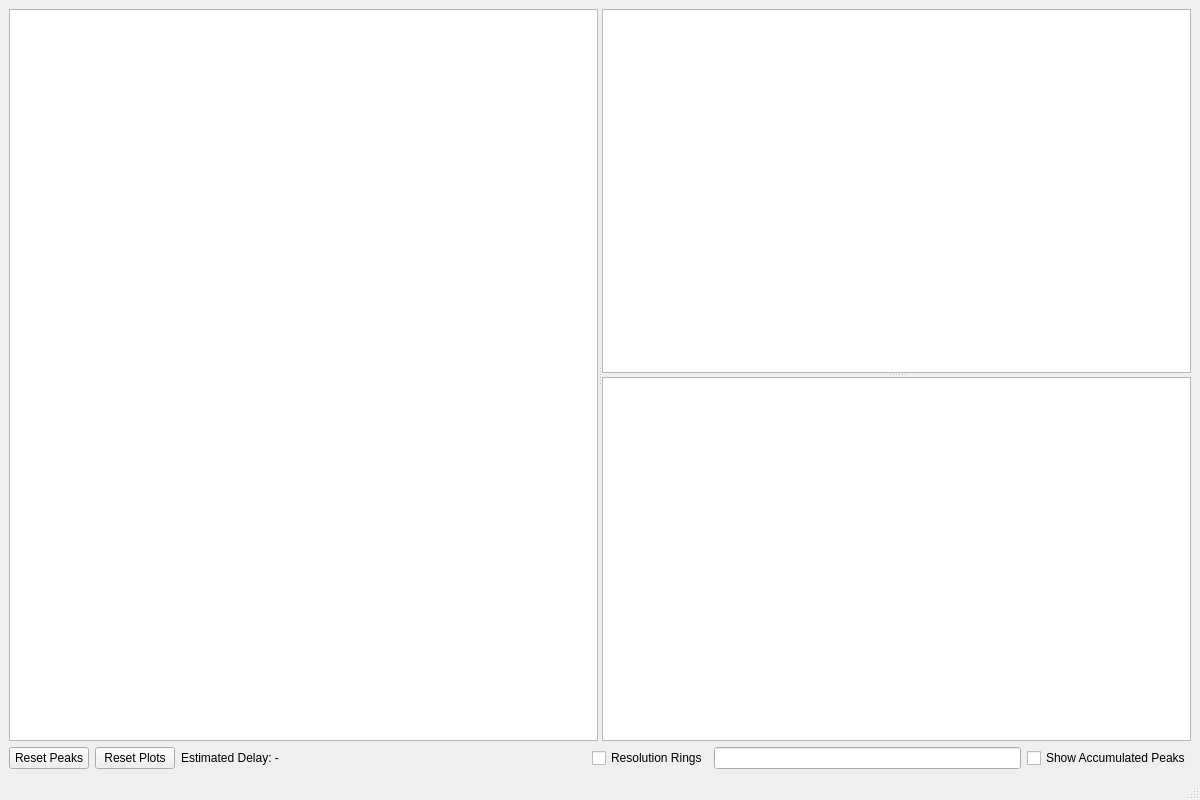
<?xml version="1.0" encoding="UTF-8"?>
<ui version="4.0">
 <class>MainWindow</class>
 <widget class="QMainWindow" name="MainWindow">
  <property name="geometry">
   <rect>
    <x>0</x>
    <y>0</y>
    <width>1200</width>
    <height>800</height>
   </rect>
  </property>
  <property name="windowTitle">
   <string>OnDA Crystallography</string>
  </property>
  <widget class="QWidget" name="centralwidget">
   <layout class="QGridLayout" name="gridLayout">
    <item row="0" column="0">
     <layout class="QVBoxLayout" name="verticalLayout0">
      <item>
       <widget class="QSplitter" name="splitter0">
        <property name="sizePolicy">
         <sizepolicy hsizetype="Expanding" vsizetype="Preferred">
          <horstretch>0</horstretch>
          <verstretch>1</verstretch>
         </sizepolicy>
        </property>
        <property name="orientation">
         <enum>Qt::Horizontal</enum>
        </property>
        <widget class="ImageView" name="imageView"/>
        <widget class="QSplitter" name="splitter1">
         <property name="orientation">
          <enum>Qt::Vertical</enum>
         </property>
         <widget class="PlotWidget" name="hitRatePlotWidget"/>
         <widget class="PlotWidget" name="saturationPlotViewer"/>
        </widget>
       </widget>
      </item>
      <item>
       <layout class="QHBoxLayout" name="horizontalLayout0">
        <item>
         <widget class="QPushButton" name="resetPeaksButton">
          <property name="text">
           <string>Reset Peaks</string>
          </property>
         </widget>
        </item>
        <item>
         <widget class="QPushButton" name="resetPlotsButton">
          <property name="text">
           <string>Reset Plots</string>
          </property>
         </widget>
        </item>
        <item>
         <widget class="QLabel" name="delayLabel">
          <property name="text">
           <string>Estimated Delay: -</string>
          </property>
         </widget>
        </item>
        <item>
         <spacer name="horizontalSpacer">
          <property name="orientation">
           <enum>Qt::Horizontal</enum>
          </property>
          <property name="sizeHint" stdset="0">
           <size>
            <width>40</width>
            <height>20</height>
           </size>
          </property>
         </spacer>
        </item>
        <item>
         <widget class="QCheckBox" name="resolutionRingsCheckBox">
          <property name="text">
           <string>Resolution Rings</string>
          </property>
         </widget>
        </item>
        <item>
         <widget class="QLineEdit" name="resolutionRingsLineEdit"/>
        </item>
        <item>
         <widget class="QCheckBox" name="accumulatedPeaksCheckBox">
          <property name="text">
           <string>Show Accumulated Peaks</string>
          </property>
         </widget>
        </item>
       </layout>
      </item>
     </layout>
    </item>
   </layout>
  </widget>
  <widget class="QStatusBar" name="statusbar"/>
 </widget>
 <customwidgets>
  <customwidget>
   <class>PlotWidget</class>
   <extends>QGraphicsView</extends>
   <header location="global">pyqtgraph</header>
  </customwidget>
  <customwidget>
   <class>ImageView</class>
   <extends>QGraphicsView</extends>
   <header location="global">pyqtgraph</header>
  </customwidget>
 </customwidgets>
 <resources/>
 <connections/>
</ui>
